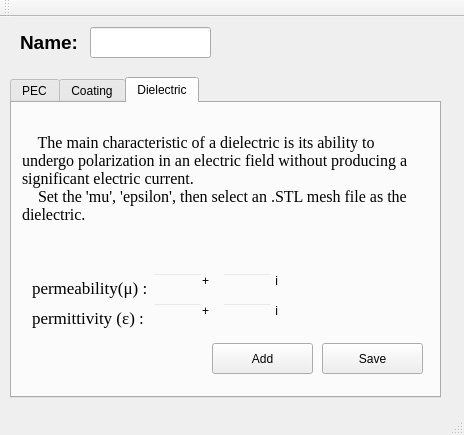
<?xml version="1.0" encoding="UTF-8"?>
<ui version="4.0">
 <class>TypeWidgetClass</class>
 <widget class="QMainWindow" name="TypeWidgetClass">
  <property name="geometry">
   <rect>
    <x>0</x>
    <y>0</y>
    <width>464</width>
    <height>435</height>
   </rect>
  </property>
  <property name="windowTitle">
   <string>TypeWidget</string>
  </property>
  <widget class="QWidget" name="centralWidget">
   <widget class="QLabel" name="label">
    <property name="geometry">
     <rect>
      <x>20</x>
      <y>10</y>
      <width>71</width>
      <height>31</height>
     </rect>
    </property>
    <property name="font">
     <font>
      <family>Microsoft JhengHei UI</family>
      <pointsize>14</pointsize>
      <weight>75</weight>
      <bold>true</bold>
     </font>
    </property>
    <property name="text">
     <string>Name: </string>
    </property>
   </widget>
   <widget class="QTabWidget" name="tabWidget">
    <property name="geometry">
     <rect>
      <x>10</x>
      <y>60</y>
      <width>431</width>
      <height>321</height>
     </rect>
    </property>
    <property name="styleSheet">
     <string notr="true">font: 14pt &quot;Microsoft JhengHei UI&quot;;</string>
    </property>
    <property name="currentIndex">
     <number>2</number>
    </property>
    <widget class="QWidget" name="tab">
     <attribute name="title">
      <string>PEC</string>
     </attribute>
     <widget class="QLabel" name="label_32">
      <property name="geometry">
       <rect>
        <x>10</x>
        <y>0</y>
        <width>401</width>
        <height>221</height>
       </rect>
      </property>
      <property name="font">
       <font>
        <family>Times New Roman</family>
        <pointsize>12</pointsize>
        <weight>50</weight>
        <italic>false</italic>
        <bold>false</bold>
       </font>
      </property>
      <property name="styleSheet">
       <string notr="true">font: 12pt &quot;Times New Roman&quot;;</string>
      </property>
      <property name="text">
       <string>    PEC (Perfect Electric Conductor) is assumed to be capable of carrying current and having infinite conductivity. 
    PEC boundary conditions are used to simulate the behavior of an ideal conductor, assuming that electromagnetic waves do not induce electric fields on these surfaces, resulting in complete reflection of the electromagnetic waves. 
    The current density on PEC surfaces is zero, and the electric field is perpendicular to the surface.</string>
      </property>
      <property name="wordWrap">
       <bool>true</bool>
      </property>
     </widget>
    </widget>
    <widget class="QWidget" name="tab_2">
     <attribute name="title">
      <string>Coating</string>
     </attribute>
     <widget class="QLabel" name="label_33">
      <property name="geometry">
       <rect>
        <x>10</x>
        <y>0</y>
        <width>391</width>
        <height>161</height>
       </rect>
      </property>
      <property name="font">
       <font>
        <family>Times New Roman</family>
        <pointsize>12</pointsize>
        <weight>50</weight>
        <italic>false</italic>
        <bold>false</bold>
       </font>
      </property>
      <property name="styleSheet">
       <string notr="true">font: 12pt &quot;Times New Roman&quot;;</string>
      </property>
      <property name="text">
       <string>    The coating material typically refers to a special material applied to a surface to alter the propagation characteristics of electromagnetic waves on it.
    Set the 'd (thickness)', 'mu', 'epsilon', then select an .STL mesh file as the coating material.</string>
      </property>
      <property name="wordWrap">
       <bool>true</bool>
      </property>
     </widget>
     <widget class="QLabel" name="label_35">
      <property name="geometry">
       <rect>
        <x>20</x>
        <y>160</y>
        <width>121</width>
        <height>31</height>
       </rect>
      </property>
      <property name="font">
       <font>
        <family>Times New Roman</family>
        <pointsize>13</pointsize>
        <weight>50</weight>
        <italic>false</italic>
        <bold>false</bold>
       </font>
      </property>
      <property name="styleSheet">
       <string notr="true">font: 13pt &quot;Times New Roman&quot;;</string>
      </property>
      <property name="text">
       <string>&lt;html&gt;&lt;head/&gt;&lt;body&gt;&lt;p&gt;permeability(μ) : &lt;/p&gt;&lt;/body&gt;&lt;/html&gt;</string>
      </property>
     </widget>
     <widget class="QLabel" name="label_36">
      <property name="geometry">
       <rect>
        <x>20</x>
        <y>190</y>
        <width>121</width>
        <height>31</height>
       </rect>
      </property>
      <property name="font">
       <font>
        <family>Times New Roman</family>
        <pointsize>13</pointsize>
        <weight>50</weight>
        <italic>false</italic>
        <bold>false</bold>
       </font>
      </property>
      <property name="styleSheet">
       <string notr="true">font: 13pt &quot;Times New Roman&quot;;</string>
      </property>
      <property name="text">
       <string>&lt;html&gt;&lt;head/&gt;&lt;body&gt;&lt;p&gt;permittivity  (ε) : &lt;/p&gt;&lt;/body&gt;&lt;/html&gt;</string>
      </property>
     </widget>
     <widget class="QLineEdit" name="coatMuR">
      <property name="geometry">
       <rect>
        <x>140</x>
        <y>160</y>
        <width>51</width>
        <height>20</height>
       </rect>
      </property>
      <property name="styleSheet">
       <string notr="true">background-color:transparent;
border-color: transparent;</string>
      </property>
      <property name="clearButtonEnabled">
       <bool>false</bool>
      </property>
     </widget>
     <widget class="QLabel" name="label_37">
      <property name="geometry">
       <rect>
        <x>190</x>
        <y>160</y>
        <width>16</width>
        <height>16</height>
       </rect>
      </property>
      <property name="text">
       <string>+</string>
      </property>
     </widget>
     <widget class="QLineEdit" name="coatMuI">
      <property name="geometry">
       <rect>
        <x>210</x>
        <y>160</y>
        <width>51</width>
        <height>20</height>
       </rect>
      </property>
      <property name="styleSheet">
       <string notr="true">background-color:transparent;
border-color: transparent;</string>
      </property>
      <property name="clearButtonEnabled">
       <bool>false</bool>
      </property>
     </widget>
     <widget class="QLabel" name="label_38">
      <property name="geometry">
       <rect>
        <x>260</x>
        <y>160</y>
        <width>16</width>
        <height>16</height>
       </rect>
      </property>
      <property name="text">
       <string> i</string>
      </property>
     </widget>
     <widget class="QLabel" name="label_39">
      <property name="geometry">
       <rect>
        <x>260</x>
        <y>190</y>
        <width>16</width>
        <height>16</height>
       </rect>
      </property>
      <property name="text">
       <string> i</string>
      </property>
     </widget>
     <widget class="QLabel" name="label_40">
      <property name="geometry">
       <rect>
        <x>190</x>
        <y>190</y>
        <width>16</width>
        <height>16</height>
       </rect>
      </property>
      <property name="text">
       <string>+</string>
      </property>
     </widget>
     <widget class="QLineEdit" name="coatEpsI">
      <property name="geometry">
       <rect>
        <x>210</x>
        <y>190</y>
        <width>51</width>
        <height>20</height>
       </rect>
      </property>
      <property name="styleSheet">
       <string notr="true">background-color:transparent;
border-color: transparent;</string>
      </property>
      <property name="clearButtonEnabled">
       <bool>false</bool>
      </property>
     </widget>
     <widget class="QLineEdit" name="coatEpsR">
      <property name="geometry">
       <rect>
        <x>140</x>
        <y>190</y>
        <width>51</width>
        <height>20</height>
       </rect>
      </property>
      <property name="styleSheet">
       <string notr="true">background-color:transparent;
border-color: transparent;</string>
      </property>
      <property name="clearButtonEnabled">
       <bool>false</bool>
      </property>
     </widget>
     <widget class="QLabel" name="label_47">
      <property name="geometry">
       <rect>
        <x>290</x>
        <y>160</y>
        <width>21</width>
        <height>31</height>
       </rect>
      </property>
      <property name="font">
       <font>
        <family>Times New Roman</family>
        <pointsize>13</pointsize>
        <weight>50</weight>
        <italic>false</italic>
        <bold>false</bold>
       </font>
      </property>
      <property name="styleSheet">
       <string notr="true">font: 13pt &quot;Times New Roman&quot;;</string>
      </property>
      <property name="text">
       <string>&lt;html&gt;&lt;head/&gt;&lt;body&gt;&lt;p&gt;d : &lt;/p&gt;&lt;/body&gt;&lt;/html&gt;</string>
      </property>
     </widget>
     <widget class="QLineEdit" name="coatThickIn">
      <property name="geometry">
       <rect>
        <x>310</x>
        <y>160</y>
        <width>51</width>
        <height>20</height>
       </rect>
      </property>
      <property name="styleSheet">
       <string notr="true">background-color:transparent;
border-color: transparent;</string>
      </property>
      <property name="clearButtonEnabled">
       <bool>false</bool>
      </property>
     </widget>
     <widget class="QLabel" name="label_48">
      <property name="geometry">
       <rect>
        <x>360</x>
        <y>160</y>
        <width>21</width>
        <height>16</height>
       </rect>
      </property>
      <property name="text">
       <string>m</string>
      </property>
     </widget>
     <widget class="QPushButton" name="coatOkBtn">
      <property name="geometry">
       <rect>
        <x>200</x>
        <y>240</y>
        <width>101</width>
        <height>31</height>
       </rect>
      </property>
      <property name="text">
       <string>Add</string>
      </property>
     </widget>
     <widget class="QPushButton" name="coatSaveBtn">
      <property name="geometry">
       <rect>
        <x>310</x>
        <y>240</y>
        <width>101</width>
        <height>31</height>
       </rect>
      </property>
      <property name="text">
       <string>Save</string>
      </property>
     </widget>
    </widget>
    <widget class="QWidget" name="tab_3">
     <attribute name="title">
      <string>Dielectric</string>
     </attribute>
     <widget class="QLabel" name="label_34">
      <property name="geometry">
       <rect>
        <x>10</x>
        <y>0</y>
        <width>391</width>
        <height>151</height>
       </rect>
      </property>
      <property name="font">
       <font>
        <family>Times New Roman</family>
        <pointsize>12</pointsize>
        <weight>50</weight>
        <italic>false</italic>
        <bold>false</bold>
       </font>
      </property>
      <property name="styleSheet">
       <string notr="true">font: 12pt &quot;Times New Roman&quot;;</string>
      </property>
      <property name="text">
       <string>    The main characteristic of a dielectric is its ability to undergo polarization in an electric field without producing a significant electric current.
    Set the 'mu', 'epsilon', then select an .STL mesh file as the dielectric.</string>
      </property>
      <property name="wordWrap">
       <bool>true</bool>
      </property>
     </widget>
     <widget class="QLabel" name="label_41">
      <property name="geometry">
       <rect>
        <x>260</x>
        <y>170</y>
        <width>16</width>
        <height>16</height>
       </rect>
      </property>
      <property name="text">
       <string> i</string>
      </property>
     </widget>
     <widget class="QLabel" name="label_42">
      <property name="geometry">
       <rect>
        <x>190</x>
        <y>170</y>
        <width>16</width>
        <height>16</height>
       </rect>
      </property>
      <property name="text">
       <string>+</string>
      </property>
     </widget>
     <widget class="QLabel" name="label_43">
      <property name="geometry">
       <rect>
        <x>190</x>
        <y>200</y>
        <width>16</width>
        <height>16</height>
       </rect>
      </property>
      <property name="text">
       <string>+</string>
      </property>
     </widget>
     <widget class="QLabel" name="label_44">
      <property name="geometry">
       <rect>
        <x>20</x>
        <y>170</y>
        <width>121</width>
        <height>31</height>
       </rect>
      </property>
      <property name="font">
       <font>
        <family>Times New Roman</family>
        <pointsize>13</pointsize>
        <weight>50</weight>
        <italic>false</italic>
        <bold>false</bold>
       </font>
      </property>
      <property name="styleSheet">
       <string notr="true">font: 13pt &quot;Times New Roman&quot;;</string>
      </property>
      <property name="text">
       <string>&lt;html&gt;&lt;head/&gt;&lt;body&gt;&lt;p&gt;permeability(μ) : &lt;/p&gt;&lt;/body&gt;&lt;/html&gt;</string>
      </property>
     </widget>
     <widget class="QLineEdit" name="dieEpsI">
      <property name="geometry">
       <rect>
        <x>210</x>
        <y>200</y>
        <width>51</width>
        <height>20</height>
       </rect>
      </property>
      <property name="styleSheet">
       <string notr="true">background-color:transparent;
border-color: transparent;</string>
      </property>
      <property name="clearButtonEnabled">
       <bool>false</bool>
      </property>
     </widget>
     <widget class="QLabel" name="label_45">
      <property name="geometry">
       <rect>
        <x>260</x>
        <y>200</y>
        <width>16</width>
        <height>16</height>
       </rect>
      </property>
      <property name="text">
       <string> i</string>
      </property>
     </widget>
     <widget class="QLineEdit" name="dieMuI">
      <property name="geometry">
       <rect>
        <x>210</x>
        <y>170</y>
        <width>51</width>
        <height>20</height>
       </rect>
      </property>
      <property name="styleSheet">
       <string notr="true">background-color:transparent;
border-color: transparent;</string>
      </property>
      <property name="clearButtonEnabled">
       <bool>false</bool>
      </property>
     </widget>
     <widget class="QLabel" name="label_46">
      <property name="geometry">
       <rect>
        <x>20</x>
        <y>200</y>
        <width>121</width>
        <height>31</height>
       </rect>
      </property>
      <property name="font">
       <font>
        <family>Times New Roman</family>
        <pointsize>13</pointsize>
        <weight>50</weight>
        <italic>false</italic>
        <bold>false</bold>
       </font>
      </property>
      <property name="styleSheet">
       <string notr="true">font: 13pt &quot;Times New Roman&quot;;</string>
      </property>
      <property name="text">
       <string>&lt;html&gt;&lt;head/&gt;&lt;body&gt;&lt;p&gt;permittivity  (ε) : &lt;/p&gt;&lt;/body&gt;&lt;/html&gt;</string>
      </property>
     </widget>
     <widget class="QLineEdit" name="dieMuR">
      <property name="geometry">
       <rect>
        <x>140</x>
        <y>170</y>
        <width>51</width>
        <height>20</height>
       </rect>
      </property>
      <property name="styleSheet">
       <string notr="true">background-color:transparent;
border-color: transparent;</string>
      </property>
      <property name="clearButtonEnabled">
       <bool>false</bool>
      </property>
     </widget>
     <widget class="QLineEdit" name="dieEpsR">
      <property name="geometry">
       <rect>
        <x>140</x>
        <y>200</y>
        <width>51</width>
        <height>20</height>
       </rect>
      </property>
      <property name="styleSheet">
       <string notr="true">background-color:transparent;
border-color: transparent;</string>
      </property>
      <property name="clearButtonEnabled">
       <bool>false</bool>
      </property>
     </widget>
     <widget class="QPushButton" name="dieOkBtn">
      <property name="geometry">
       <rect>
        <x>200</x>
        <y>240</y>
        <width>101</width>
        <height>31</height>
       </rect>
      </property>
      <property name="text">
       <string>Add</string>
      </property>
     </widget>
     <widget class="QPushButton" name="dieSaveBtn">
      <property name="geometry">
       <rect>
        <x>310</x>
        <y>240</y>
        <width>101</width>
        <height>31</height>
       </rect>
      </property>
      <property name="text">
       <string>Save</string>
      </property>
     </widget>
    </widget>
   </widget>
   <widget class="QLineEdit" name="typeName">
    <property name="geometry">
     <rect>
      <x>90</x>
      <y>10</y>
      <width>121</width>
      <height>31</height>
     </rect>
    </property>
   </widget>
  </widget>
  <widget class="QMenuBar" name="menuBar">
   <property name="geometry">
    <rect>
     <x>0</x>
     <y>0</y>
     <width>464</width>
     <height>23</height>
    </rect>
   </property>
  </widget>
  <widget class="QToolBar" name="mainToolBar">
   <attribute name="toolBarArea">
    <enum>TopToolBarArea</enum>
   </attribute>
   <attribute name="toolBarBreak">
    <bool>false</bool>
   </attribute>
  </widget>
  <widget class="QStatusBar" name="statusBar"/>
 </widget>
 <layoutdefault spacing="6" margin="11"/>
 <resources/>
 <connections/>
</ui>
